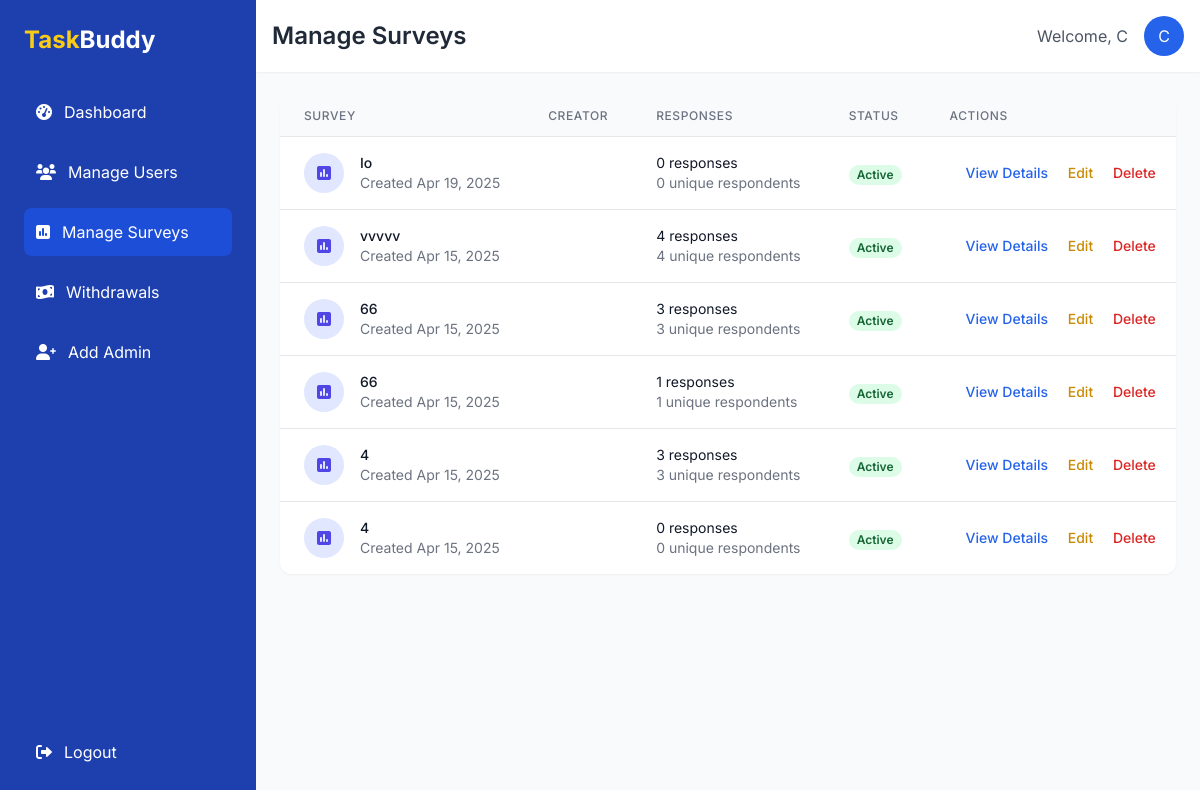
The app's page /t7.3/t7/Admin/manage_surveys.php (signed in) with its own data.
### tables this page shows
CREATE TABLE `surveys` (
  `id` int(11) NOT NULL,
  `title` varchar(255) NOT NULL,
  `description` text DEFAULT NULL,
  `reward` decimal(10,2) NOT NULL,
  `created_at` timestamp NOT NULL DEFAULT current_timestamp(),
  `created_by` int(11) DEFAULT NULL,
  `status` varchar(20) NOT NULL DEFAULT 'pending'
);

### t7.3/t7/Admin/manage_surveys.php (the view, shortened to what this page needs)
<?php
$servername = "localhost";
$username = "root";
$password = "";
$dbname = "task_buddy_db";
try {
    $conn = new PDO("mysql:host=$servername;dbname=$dbname", $username, $password);
    $conn->setAttribute(PDO::ATTR_ERRMODE, PDO::ERRMODE_EXCEPTION);
    $stmtAdmin = $conn->prepare("SELECT admin_name FROM admins WHERE id = :id");
    $stmtAdmin->execute(['id' => $_SESSION['admin_id']]);
    $adminData = $stmtAdmin->fetch(PDO::FETCH_ASSOC);
    $admin_name = $adminData['admin_name'] ?? "Admin";
    $stmt = $conn->query("
        SELECT
            s.id,
            s.title,
            s.created_at,
            s.status,
            u.username as creator_name,
            COUNT(DISTINCT sr.id) as total_responses,
            COUNT(DISTINCT sr.user_id) as unique_respondents
        FROM surveys s
        LEFT JOIN users u ON s.created_by = u.id
        LEFT JOIN user_surveys sr ON s.id = sr.survey_id
        GROUP BY s.id
        ORDER BY s.created_at DESC
    ");
    $surveys = $stmt->fetchAll(PDO::FETCH_ASSOC);
} catch(PDOException $e) {
    die("Connection failed: " . $e->getMessage());
}
?>
<!DOCTYPE html>
<html lang="en">
<head>
    <script src="https://cdn.tailwindcss.com"></script>
    <link rel="stylesheet" href="https://cdnjs.cloudflare.com/ajax/libs/font-awesome/6.0.0/css/all.min.css">
</head>
<body class="bg-gray-50">
    <div class="flex h-screen">
        <aside class="bg-blue-800 text-white w-64 p-6 hidden md:flex flex-col">
            <div class="logo text-2xl font-bold mb-8">
                <span class="text-yellow-400">Task</span>Buddy
            </div>
            <nav class="flex-1">
                <ul class="space-y-3">
                    <li>
                        <a href="admindashboard.php" class="flex items-center gap-3 p-3 rounded-lg hover:bg-blue-700 transition-colors">
                            <i class="fas fa-tachometer-alt"></i>
                            <span>Dashboard</span>
                        </a>
                    </li>
                    <li>
                        <a href="manage_users.php" class="flex items-center gap-3 p-3 rounded-lg hover:bg-blue-700 transition-colors">
                            <i class="fas fa-users"></i>
                            <span>Manage Users</span>
                        </a>
                    </li>
                    <li>
                        <a href="manage_surveys.php" class="flex items-center gap-3 p-3 rounded-lg bg-blue-700">
                            <i class="fas fa-poll"></i>
                            <span>Manage Surveys</span>
                        </a>
                    </li>
                    <li>
                        <a href="admin_withdrawals.php" class="flex items-center gap-3 p-3 rounded-lg hover:bg-blue-700 transition-colors">
                            <i class="fas fa-money-bill-wave"></i>
                            <span>Withdrawals</span>
                        </a>
                    </li>
                    <li>
                        <a href="create_new_admin.php" class="flex items-center gap-3 p-3 rounded-lg hover:bg-blue-700 transition-colors">
                            <i class="fas fa-user-plus"></i>
                            <span>Add Admin</span>
                        </a>
                    </li>
                </ul>
            </nav>
            <div class="mt-auto">
                <a href="admin_login.php?logout=1" class="flex items-center gap-3 p-3 rounded-lg hover:bg-red-600 transition-colors">
                    <i class="fas fa-sign-out-alt"></i>
                    <span>Logout</span>
                </a>
            </div>
        </aside>
        <main class="flex-1 overflow-y-auto">
            <div class="bg-white shadow-sm p-4">
                <div class="max-w-7xl mx-auto flex justify-between items-center">
                    <h1 class="text-2xl font-semibold text-gray-800">Manage Surveys</h1>
                    <div class="flex items-center gap-4">
                        <span class="text-gray-600">Welcome, <?php echo htmlspecialchars($admin_name); ?></span>
                        <div class="w-10 h-10 bg-blue-600 rounded-full flex items-center justify-center text-white">
                            <?php echo strtoupper(substr($admin_name, 0, 1)); ?>
                        </div>
                    </div>
                </div>
            </div>
            <div class="max-w-7xl mx-auto p-6">
                <div class="bg-white rounded-xl shadow-sm overflow-hidden">
                    <div class="overflow-x-auto">
                        <table class="min-w-full divide-y divide-gray-200">
                            <thead class="bg-gray-50">
                                <tr>
                                    <th scope="col" class="px-6 py-3 text-left text-xs font-medium text-gray-500 uppercase tracking-wider">Survey</th>
                                    <th scope="col" class="px-6 py-3 text-left text-xs font-medium text-gray-500 uppercase tracking-wider">Creator</th>
                                    <th scope="col" class="px-6 py-3 text-left text-xs font-medium text-gray-500 uppercase tracking-wider">Responses</th>
                                    <th scope="col" class="px-6 py-3 text-left text-xs font-medium text-gray-500 uppercase tracking-wider">Status</th>
                                    <th scope="col" class="px-6 py-3 text-left text-xs font-medium text-gray-500 uppercase tracking-wider">Actions</th>
                                </tr>
                            </thead>
                            <tbody class="bg-white divide-y divide-gray-200">
                                <?php foreach ($surveys as $survey): ?>
                                <tr>
                                    <td class="px-6 py-4 whitespace-nowrap">
                                        <div class="flex items-center">
                                            <div class="flex-shrink-0 h-10 w-10 bg-indigo-100 rounded-full flex items-center justify-center">
                                                <i class="fas fa-poll text-indigo-600"></i>
                                            </div>
                                            <div class="ml-4">
                                                <div class="text-sm font-medium text-gray-900"><?php echo htmlspecialchars($survey['title']); ?></div>
                                                <div class="text-sm text-gray-500">Created <?php echo date('M d, Y', strtotime($survey['created_at'])); ?></div>
                                            </div>
                                        </div>
                                    </td>
                                    <td class="px-6 py-4 whitespace-nowrap text-sm text-gray-500">
                                    </td>
                                    <td class="px-6 py-4 whitespace-nowrap">
                                        <div class="text-sm text-gray-900"><?php echo number_format($survey['total_responses']); ?> responses</div>
                                        <div class="text-sm text-gray-500"><?php echo number_format($survey['unique_respondents']); ?> unique respondents</div>
                                    </td>
                                    <td class="px-6 py-4 whitespace-nowrap">
                                            <?php $status = $survey['status'] ?? 'unknown'; ?>
                                            <span class="px-2 inline-flex text-xs leading-5 font-semibold rounded-full
                                                <?php
                                                switch($status) {
                                                    case 'active':
                                                        echo 'bg-green-100 text-green-800';
                                                        break;
                                                }
                                                ?>">
                                                <?php echo ucfirst($status); ?>
                                            </span>
                                    </td>
                                    <td class="px-6 py-4 whitespace-nowrap text-sm font-medium">
                                        <a href="view_survey.php?id=<?php echo $survey['id']; ?>" class="text-blue-600 hover:text-blue-900 ml-4">View Details</a>
                                        <a href="edit_survey.php?id=<?php echo $survey['id']; ?>" class="text-yellow-600 hover:text-yellow-900 ml-4">Edit</a>
                                        <form method="POST" class="inline-block ml-4" onsubmit="return confirm('Are you sure you want to delete this survey?');">
                                            <button type="submit" name="action" value="delete" class="text-red-600 hover:text-red-900">Delete</button>
                                        </form>
                                    </td>
                                </tr>
                                <?php endforeach; ?>
                            </tbody>
                        </table>
                    </div>
                </div>
            </div>
        </main>
    </div>
</body>
</html>

### t7.3/t7/Admin/manage_surveys.php (style rules this page uses)
body { font-family: 'Inter', sans-serif; }

### records on screen
surveys: title "Io", created_at "Apr 19, 2025", total_responses "0", unique_respondents "0", status "Active"
surveys: title "vvvvv", created_at "Apr 15, 2025", total_responses "4", unique_respondents "4", status "Active"
surveys: title "66", created_at "Apr 15, 2025", total_responses "3", unique_respondents "3", status "Active"
surveys: title "66", created_at "Apr 15, 2025", total_responses "1", unique_respondents "1", status "Active"
surveys: title "4", created_at "Apr 15, 2025", total_responses "3", unique_respondents "3", status "Active"
surveys: title "4", created_at "Apr 15, 2025", total_responses "0", unique_respondents "0", status "Active"

### other values on screen
$admin_name "C"
substr($admin_name, 0, 1) "C"
